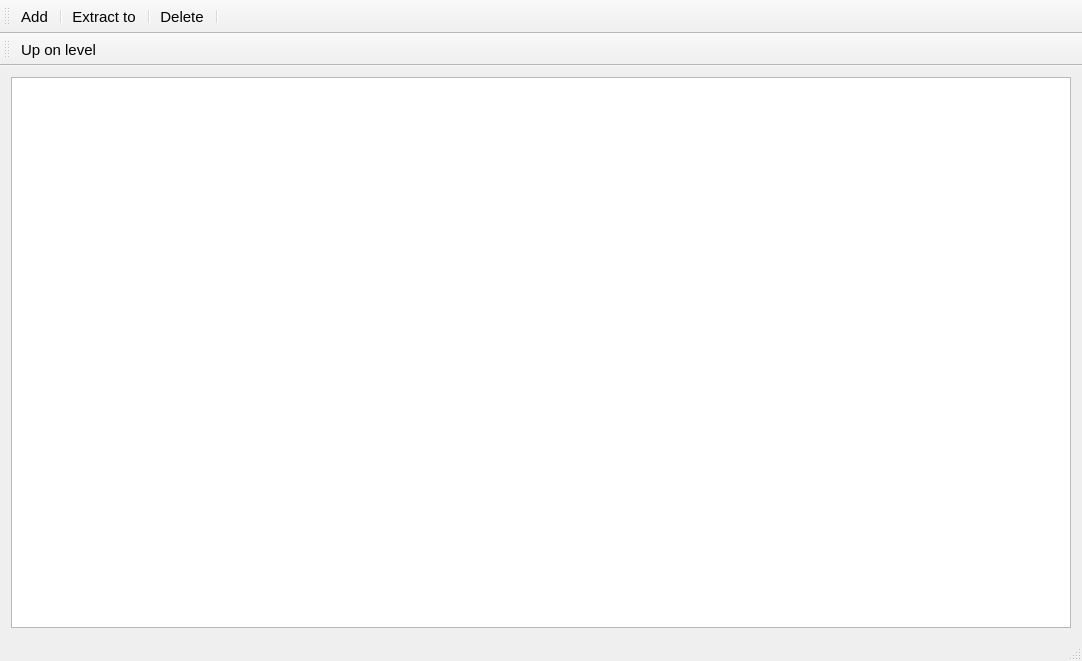
<?xml version="1.0" encoding="UTF-8"?>
<ui version="4.0">
 <class>MainWindow</class>
 <widget class="QMainWindow" name="MainWindow">
  <property name="geometry">
   <rect>
    <x>0</x>
    <y>0</y>
    <width>1082</width>
    <height>661</height>
   </rect>
  </property>
  <property name="windowTitle">
   <string>QtArchiver</string>
  </property>
  <property name="windowIcon">
   <iconset resource="../resources.qrc">
    <normaloff>:/images/img/data-storage.png</normaloff>:/images/img/data-storage.png</iconset>
  </property>
  <widget class="QWidget" name="centralWidget">
   <layout class="QHBoxLayout" name="horizontalLayout">
    <item>
     <widget class="QListView" name="listView">
      <property name="font">
       <font>
        <pointsize>11</pointsize>
       </font>
      </property>
     </widget>
    </item>
   </layout>
  </widget>
  <widget class="QToolBar" name="mainToolBar">
   <property name="font">
    <font>
     <pointsize>11</pointsize>
    </font>
   </property>
   <property name="toolButtonStyle">
    <enum>Qt::ToolButtonTextUnderIcon</enum>
   </property>
   <attribute name="toolBarArea">
    <enum>TopToolBarArea</enum>
   </attribute>
   <attribute name="toolBarBreak">
    <bool>false</bool>
   </attribute>
   <addaction name="actionAdd_files_to_archive"/>
   <addaction name="separator"/>
   <addaction name="actionExtract_to"/>
   <addaction name="separator"/>
   <addaction name="actionDelete_file"/>
   <addaction name="separator"/>
  </widget>
  <widget class="QStatusBar" name="statusBar"/>
  <widget class="QToolBar" name="subToolBar">
   <property name="sizePolicy">
    <sizepolicy hsizetype="Preferred" vsizetype="Fixed">
     <horstretch>0</horstretch>
     <verstretch>0</verstretch>
    </sizepolicy>
   </property>
   <property name="font">
    <font>
     <pointsize>11</pointsize>
    </font>
   </property>
   <property name="windowTitle">
    <string>toolBar_2</string>
   </property>
   <property name="allowedAreas">
    <set>Qt::AllToolBarAreas</set>
   </property>
   <attribute name="toolBarArea">
    <enum>TopToolBarArea</enum>
   </attribute>
   <attribute name="toolBarBreak">
    <bool>true</bool>
   </attribute>
   <addaction name="actionUp_on_level"/>
  </widget>
  <action name="actionOpen_archive">
   <property name="text">
    <string>Open archive</string>
   </property>
   <property name="shortcut">
    <string>Ctrl+O</string>
   </property>
  </action>
  <action name="actionSave_archive_copy_as">
   <property name="text">
    <string>Save archive copy as...</string>
   </property>
  </action>
  <action name="actionChange_drive">
   <property name="text">
    <string>Change drive</string>
   </property>
   <property name="shortcut">
    <string>Ctrl+D</string>
   </property>
  </action>
  <action name="actionSet_default_password">
   <property name="text">
    <string>Set default password</string>
   </property>
   <property name="shortcut">
    <string>Ctrl+P</string>
   </property>
  </action>
  <action name="actionCopy_files_to_clipboard">
   <property name="text">
    <string>Copy files to clipboard</string>
   </property>
   <property name="shortcut">
    <string>Ctrl+C</string>
   </property>
  </action>
  <action name="actionPaste_files_from_clipboard">
   <property name="text">
    <string>Paste files from clipboard</string>
   </property>
   <property name="shortcut">
    <string>Ctrl+V</string>
   </property>
  </action>
  <action name="actionSelect_all">
   <property name="text">
    <string>Select all</string>
   </property>
   <property name="shortcut">
    <string>Ctrl+A</string>
   </property>
  </action>
  <action name="actionSelect_group">
   <property name="text">
    <string>Select group</string>
   </property>
  </action>
  <action name="actionDeselect_group">
   <property name="text">
    <string>Deselect group</string>
   </property>
  </action>
  <action name="actionExit">
   <property name="text">
    <string>Exit</string>
   </property>
  </action>
  <action name="actionAdd_files_to_archive">
   <property name="icon">
    <iconset resource="../resources.qrc">
     <normaloff>:/images/img/Add.png</normaloff>:/images/img/Add.png</iconset>
   </property>
   <property name="text">
    <string>Add files to archive</string>
   </property>
   <property name="iconText">
    <string>Add</string>
   </property>
   <property name="shortcut">
    <string>Alt+A</string>
   </property>
  </action>
  <action name="actionExtract_to">
   <property name="icon">
    <iconset resource="../resources.qrc">
     <normaloff>:/images/img/ExtractTo.png</normaloff>:/images/img/ExtractTo.png</iconset>
   </property>
   <property name="text">
    <string>Extract to...</string>
   </property>
   <property name="shortcut">
    <string>Alt+E</string>
   </property>
  </action>
  <action name="actionDelete_file">
   <property name="icon">
    <iconset resource="../resources.qrc">
     <normaloff>:/images/img/Delete.png</normaloff>:/images/img/Delete.png</iconset>
   </property>
   <property name="text">
    <string>Delete</string>
   </property>
   <property name="shortcut">
    <string>Del</string>
   </property>
  </action>
  <action name="actionRename_file">
   <property name="text">
    <string>Rename file</string>
   </property>
   <property name="shortcut">
    <string>F2</string>
   </property>
  </action>
  <action name="actionAbout_QtArchive">
   <property name="text">
    <string>About QtArchive</string>
   </property>
  </action>
  <action name="actionUp_on_level">
   <property name="icon">
    <iconset resource="../resources.qrc">
     <normaloff>:/images/img/Arrow.png</normaloff>:/images/img/Arrow.png</iconset>
   </property>
   <property name="text">
    <string>Up on level</string>
   </property>
   <property name="shortcut">
    <string>Alt+L</string>
   </property>
  </action>
 </widget>
 <layoutdefault spacing="6" margin="11"/>
 <resources>
  <include location="../resources.qrc"/>
 </resources>
 <connections/>
</ui>
